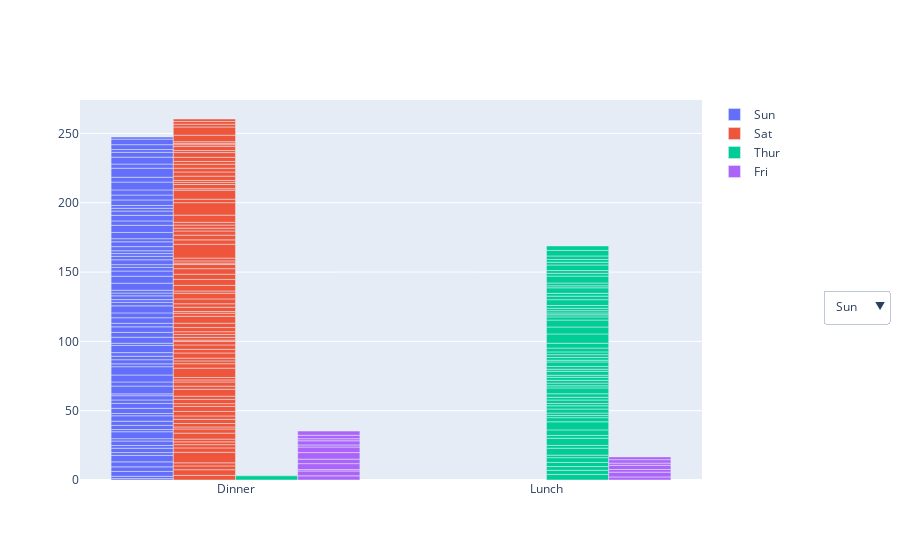

This figure's notebook cell:
### Code cell
fig = go.Figure()
for day in df['day'].unique():
    dummy = df[df['day'] == day]
    fig.add_trace(go.Bar(x=dummy['time'], y=dummy['tip'], name=day))
    
dropdown_buttons = []

for day in df['day'].unique():
    dummy_bool = [False] * len(df['day'].unique())
    dummy_bool[list(df['day'].unique()).index(day)] = True
    dummy = {'label': day, 'method': 'update', 'args': [
        {'visible': dummy_bool}, # sırasıyla hangi plot'ların gözükeceğini belirten bool liste
        {'title': day}]}
    dropdown_buttons.append(dummy)
    
fig.update_layout({'updatemenus': [
    {'type': 'dropdown',
        'x': 1.3,
        'y': 0.5,
        'showactive': True,
        'active': 0,
        'buttons': dropdown_buttons}
]})

### Figure 1 — Plotly figure (JSON) as saved in the notebook; plotly's stock layout.template omitted (floating-point values rounded to 4 significant figures)
{"data": [{"name": "Sun", "type": "bar", "x": ["Dinner", "Dinner", "Dinner", "Dinner", "Dinner", "Dinner", "Dinner", "Dinner", "Dinner", "Dinner", "Dinner", "Dinner", "Dinner", "Dinner", "Dinner", "Dinner", "Dinner", "Dinner", "Dinner", "Dinner", "Dinner", "Dinner", "Dinner", "Dinner", "Dinner", "Dinner", "Dinner", "Dinner", "Dinner", "Dinner", "Dinner", "Dinner", "Dinner", "Dinner", "Dinner", "Dinner", "Dinner", "Dinner", "Dinner", "Dinner", "Dinner", "Dinner", "Dinner", "Dinner", "Dinner", "Dinner", "Dinner", "Dinner", "Dinner", "Dinner", "Dinner", "Dinner", "Dinner", "Dinner", "Dinner", "Dinner", "Dinner", "Dinner", "Dinner", "Dinner", "Dinner", "Dinner", "Dinner", "Dinner", "Dinner", "Dinner", "Dinner", "Dinner", "Dinner", "Dinner", "Dinner", "Dinner", "Dinner", "Dinner", "Dinner", "Dinner"], "y": [1.01, 1.66, 3.5, 3.31, 3.61, 4.71, 2, 3.12, 1.96, 3.23, 1.71, 5, 1.57, 3, 3.02, 3.92, 1.67, 3.71, 3.5, 2.54, 3.06, 1.32, 5.6, 3, 5, 6, 2.05, 3, 2.5, 2.6, 5.2, 1.56, 4.34, 3.51, 4, 2.55, 4, 3.5, 5.07, 2.5, 2, 2.74, 2, 2, 5.14, 5, 3.75, 2.61, 2, 3.5, 2.5, 2, 2, 3, 3.48, 2.24, 4.5, 5.15, 3.18, 4, 3.11, 2, 2, 4, 3.55, 3.68, 5.65, 3.5, 6.5, 3, 5, 3.5, 2, 3.5, 4, 1.5]}, {"name": "Sat", "type": "bar", "x": ["Dinner", "Dinner", "Dinner", "Dinner", "Dinner", "Dinner", "Dinner", "Dinner", "Dinner", "Dinner", "Dinner", "Dinner", "Dinner", "Dinner", "Dinner", "Dinner", "Dinner", "Dinner", "Dinner", "Dinner", "Dinner", "Dinner", "Dinner", "Dinner", "Dinner", "Dinner", "Dinner", "Dinner", "Dinner", "Dinner", "Dinner", "Dinner", "Dinner", "Dinner", "Dinner", "Dinner", "Dinner", "Dinner", "Dinner", "Dinner", "Dinner", "Dinner", "Dinner", "Dinner", "Dinner", "Dinner", "Dinner", "Dinner", "Dinner", "Dinner", "Dinner", "Dinner", "Dinner", "Dinner", "Dinner", "Dinner", "Dinner", "Dinner", "Dinner", "Dinner", "Dinner", "Dinner", "Dinner", "Dinner", "Dinner", "Dinner", "Dinner", "Dinner", "Dinner", "Dinner", "Dinner", "Dinner", "Dinner", "Dinner", "Dinner", "Dinner", "Dinner", "Dinner", "Dinner", "Dinner", "Dinner", "Dinner", "Dinner", "Dinner", "Dinner", "Dinner", "Dinner"], "y": [3.35, 4.08, 2.75, 2.23, 7.58, 3.18, 2.34, 2, 2, 4.3, 3, 1.45, 2.5, 3, 2.45, 3.27, 3.6, 2, 3.07, 2.31, 5, 2.24, 3, 1.5, 1.76, 6.73, 3.21, 2, 1.98, 3.76, 2.64, 3.15, 2.47, 1, 2.01, 2.09, 1.97, 3, 3.14, 5, 2.2, 1.25, 3.08, 2.5, 3.48, 4.08, 1.64, 4.06, 4.29, 3.76, 4, 3, 1, 1.61, 2, 10, 3.16, 3.41, 3, 2.03, 2.23, 2, 5.16, 9, 2.5, 6.5, 1.1, 3, 1.5, 1.44, 3.09, 3, 2.72, 2.88, 2, 3, 3.39, 1.47, 3, 1.25, 1, 1.17, 4.67, 5.92, 2, 2, 1.75]}, {"name": "Thur", "type": "bar", "x": ["Lunch", "Lunch", "Lunch", "Lunch", "Lunch", "Lunch", "Lunch", "Lunch", "Lunch", "Lunch", "Lunch", "Lunch", "Lunch", "Lunch", "Lunch", "Lunch", "Lunch", "Lunch", "Lunch", "Lunch", "Lunch", "Lunch", "Lunch", "Lunch", "Lunch", "Lunch", "Lunch", "Lunch", "Lunch", "Lunch", "Lunch", "Lunch", "Lunch", "Lunch", "Lunch", "Lunch", "Lunch", "Lunch", "Lunch", "Lunch", "Lunch", "Lunch", "Lunch", "Lunch", "Lunch", "Lunch", "Lunch", "Lunch", "Lunch", "Lunch", "Lunch", "Lunch", "Lunch", "Lunch", "Lunch", "Lunch", "Lunch", "Lunch", "Lunch", "Lunch", "Lunch", "Dinner"], "y": [4, 3, 2.71, 3, 3.4, 1.83, 5, 2.03, 5.17, 2, 4, 5.85, 3, 1.5, 1.8, 2.92, 2.31, 1.68, 2.5, 2, 2.52, 4.2, 1.48, 2, 2, 2.18, 1.5, 2.83, 1.5, 2, 3.25, 1.25, 2, 2, 2, 2.75, 3.5, 6.7, 5, 5, 2.3, 1.5, 1.36, 1.63, 1.73, 2, 4.19, 2.56, 2.02, 4, 1.44, 2, 5, 2, 2, 4, 2.01, 2, 2.5, 4, 3.23, 3]}, {"name": "Fri", "type": "bar", "x": ["Dinner", "Dinner", "Dinner", "Dinner", "Dinner", "Dinner", "Dinner", "Dinner", "Dinner", "Dinner", "Dinner", "Dinner", "Lunch", "Lunch", "Lunch", "Lunch", "Lunch", "Lunch", "Lunch"], "y": [3, 3.5, 1, 4.3, 3.25, 4.73, 4, 1.5, 3, 1.5, 2.5, 3, 2.2, 3.48, 1.92, 3, 1.58, 2.5, 2]}], "layout": {"updatemenus": [{"active": 0, "buttons": [{"args": [{"visible": [true, false, false, false]}, {"title": "Sun"}], "label": "Sun", "method": "update"}, {"args": [{"visible": [false, true, false, false]}, {"title": "Sat"}], "label": "Sat", "method": "update"}, {"args": [{"visible": [false, false, true, false]}, {"title": "Thur"}], "label": "Thur", "method": "update"}, {"args": [{"visible": [false, false, false, true]}, {"title": "Fri"}], "label": "Fri", "method": "update"}], "showactive": true, "type": "dropdown", "x": 1.3, "y": 0.5}]}}
